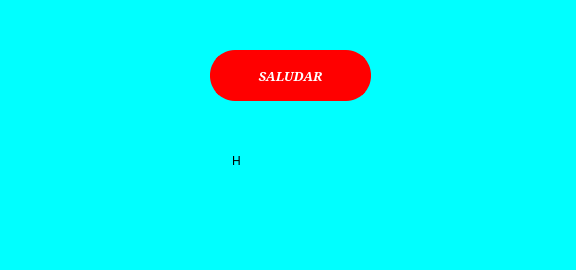
<?xml version="1.0" encoding="UTF-8"?>
<ui version="4.0">
 <class>MainWindow</class>
 <widget class="QMainWindow" name="MainWindow">
  <property name="geometry">
   <rect>
    <x>0</x>
    <y>0</y>
    <width>576</width>
    <height>270</height>
   </rect>
  </property>
  <property name="windowTitle">
   <string>MainWindow</string>
  </property>
  <property name="styleSheet">
   <string notr="true">background-color: rgb(0, 255, 255);
border-radius: 10px;

</string>
  </property>
  <widget class="QWidget" name="centralwidget">
   <widget class="QPushButton" name="btn_saludar">
    <property name="geometry">
     <rect>
      <x>210</x>
      <y>50</y>
      <width>161</width>
      <height>51</height>
     </rect>
    </property>
    <property name="font">
     <font>
      <family>MS Serif</family>
      <pointsize>10</pointsize>
      <weight>75</weight>
      <italic>true</italic>
      <bold>true</bold>
      <underline>false</underline>
      <strikeout>false</strikeout>
     </font>
    </property>
    <property name="toolTip">
     <string>&lt;html&gt;&lt;head/&gt;&lt;body&gt;&lt;p&gt;&lt;span style=&quot; font-size:12pt;&quot;&gt;SALUDAR&lt;/span&gt;&lt;/p&gt;&lt;/body&gt;&lt;/html&gt;</string>
    </property>
    <property name="styleSheet">
     <string notr="true">background-color:rgb(255, 0, 0);
border: 5px solid red;
border-radius: 25px;
color: rgb(255, 255, 255)</string>
    </property>
    <property name="text">
     <string>SALUDAR</string>
    </property>
   </widget>
   <widget class="QLineEdit" name="lineEdit">
    <property name="geometry">
     <rect>
      <x>230</x>
      <y>150</y>
      <width>113</width>
      <height>22</height>
     </rect>
    </property>
    <property name="text">
     <string>H</string>
    </property>
   </widget>
  </widget>
  <widget class="QMenuBar" name="menubar">
   <property name="geometry">
    <rect>
     <x>0</x>
     <y>0</y>
     <width>576</width>
     <height>26</height>
    </rect>
   </property>
  </widget>
  <widget class="QStatusBar" name="statusbar"/>
 </widget>
 <resources/>
 <connections/>
</ui>
